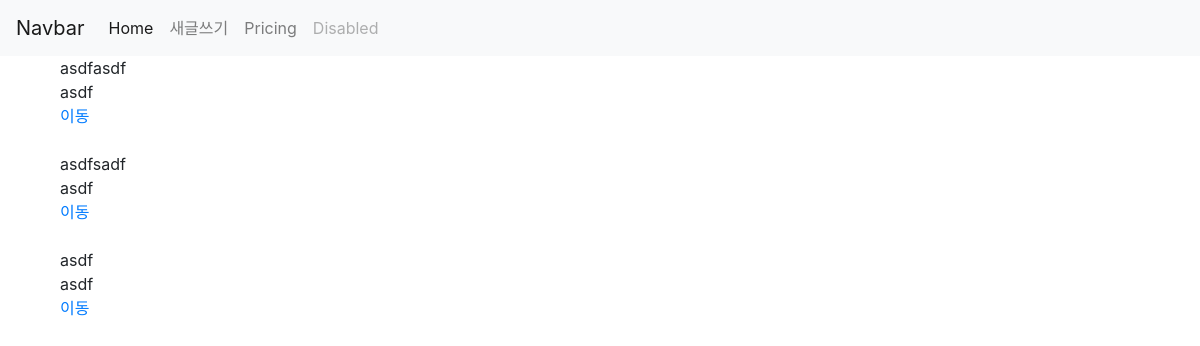
The app's page /main/, older data.
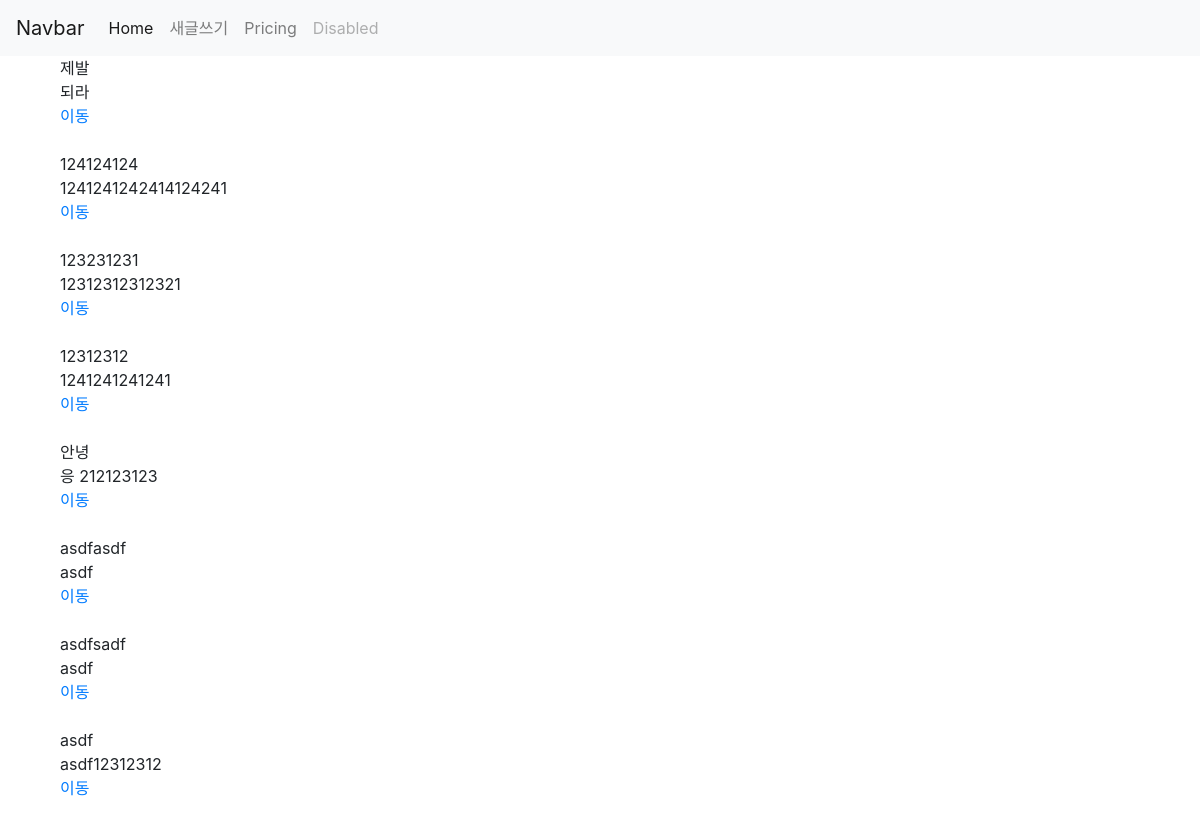
The same page, newer data.
### posts/models.py (models this page shows, shortened)
class Post(models.Model):
    class Meta:
        ordering = ['-created_at']
    title = models.CharField(max_length= 200)
    content = models.TextField()
    view_content = models.IntegerField(default= 0)
    created_at = models.DateTimeField(auto_now_add = True)
    updated_at = models.DateTimeField(auto_now = True)
    def get_absolute_url(self):
        return reverse('posts:show', args=[self.id])

### main/views.py (the view)
# urls.py: path('', views.index, name="main_index"),
def index(request):
    context = {
        'posts': Post.objects.all()
    }
    return render(request, 'main/index.html', context)

### main/templates/main/index.html
{% extends 'base.html'%}
{% load static %}
{% block content %}
<div class="container">
  {% for post in posts %}
    {{post.title}} <br>
    {{post.content}} <br>
    <a href="{{ post.get_absolute_url }}">이동</a>
    <br><br>
  {% endfor %}
</div>
{% endblock %}

Row changes from the older to the newer data that the page shows:
added Post: title "제발", content "되라"
added Post: title "124124124", content "1241241242414124241"
added Post: title "123231231", content "12312312312321"
added Post: title "12312312", content "1241241241241"
added Post: title "안녕", content "응 212123123"
changed Post: content "asdf" → "asdf12312312"
